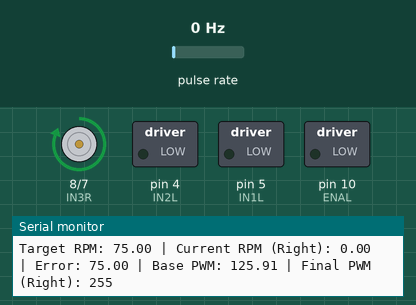
A sketch run on a simulated Arduino Uno, built with avr-gcc and run on an emulated ATmega328P. Shown: motor-driver pin pairs drawn as motors (green arrow = first pin HIGH = forward, orange = second pin HIGH = backward, longer = more drive, scaled by the enable pin), switched loads named in the sketch (green lamp = pin HIGH), the last lines printed to the serial monitor. Wiring (inferred from the names in the program): pulse sensor: data pin 2. The test bench sets the inputs (shaded band); at power-on: pulse rate 0 Hz.

Above: at 2.3 s.
2.4 s: pulse rate (sensor on pin 2) set to 50 Hz
At 2.87 s:
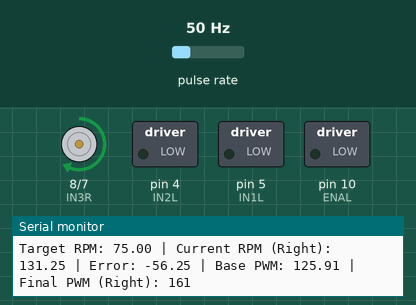
At 3.7 s:
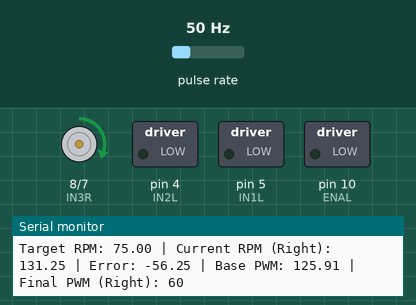
4.6 s: pulse rate (sensor on pin 2) set to 100 Hz
At 4.87 s:
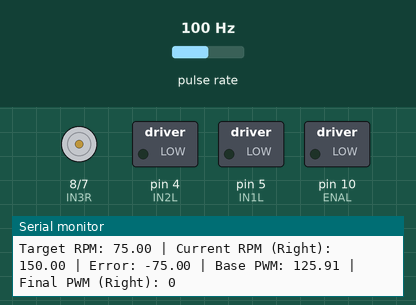
7.6 s: pulse rate (sensor on pin 2) set to 4 Hz
Timing chart, 0 to 10.6 s (numbered marks = the images above; inputs shaded):
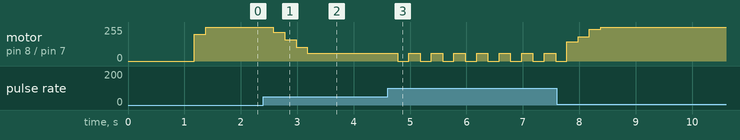

Measured:
- after the input at 2.4 s, motor on pin 8 (IN3R) / pin 7 (IN4R): forward 255/255 → forward 217/255 after 0.18 s, → forward 161/255 0.20 s later, → forward 105/255 0.20 s later, → forward 60/255 0.20 s later

The sketch:

robot2_right_pid.ino
```cpp
// --- Motor Driver Pins (L298N) ---
// Left Motor pins (will be kept off in this sketch)
const int ENAL = 10; // PWM pin for Left Motor speed (Connect to L298N ENB)
const int IN1L = 5;  // Left Motor Direction Pin 1 (Connect to L298N IN3)
const int IN2L = 4;  // Left Motor Direction Pin 2 (Connect to L298N IN4)

// Right Motor pins (controlled in this sketch)
const int ENAR = 9;  // PWM pin for Right Motor speed
const int IN3R = 8;  // Right Motor Direction Pin 1
const int IN4R = 7;  // Right Motor Direction Pin 2

// --- Encoder Pins and Variables ---
const int LEFT_ENCODER_PIN = 3;  // Connect Left Encoder to Digital Pin 3 (Interrupt 1)
const int RIGHT_ENCODER_PIN = 2; // Connect Right Encoder to Digital Pin 2 (Interrupt 0)

volatile long leftEncoderTicks = 0;  // Ticks for the LEFT encoder (not actively used for control in this sketch)
volatile long rightEncoderTicks = 0; // Ticks for the RIGHT encoder

// Encoder properties
const int PPR = 16;
const unsigned long DEBOUNCE_DELAY_MS = 20;
volatile unsigned long lastPulseTimeLeft = 0; // For Left Encoder (not actively used for control)
volatile unsigned long lastPulseTimeRight = 0; // For Right Encoder

// Timing for RPM calculation and PID loop
unsigned long lastLoopTime = 0;
const unsigned long LOOP_INTERVAL_MS = 200; // PID loop updates every 200ms

// --- Timing Variables for Serial Printing ---
unsigned long lastPrintTime = 0;
const unsigned long PRINT_INTERVAL_MS = 200; // Print every 200ms to match PID loop

// --- PID Control Variables for Right Motor ---
// These are for the *correction* part of the PID
// Start with initial values from Left Motor tuning (or adjust to your baseline for Right)
float Kp = 1.0;  // Proportional gain
float Ki = 0.0;  // Integral gain
float Kd = 0.0;  // Derivative gain

float targetRPM_Right = 75.0; // Your desired target RPM for the Right Motor
float currentRPM_Right = 0.0;

float error_Right = 0.0;
float prevError_Right = 0.0;
float integral_Right = 0.0;
float derivative_Right = 0.0;

// This will be the final PWM value applied to the motor
float outputPWM_Right = 0.0;

// --- Motor Characterization (Regression Line for Right Motor) ---
// RPM = 0.3320 * PWM + 33.1979
const float REGRESSION_SLOPE = 0.3320; // Updated for Right Motor
const float REGRESSION_INTERCEPT = 33.1979; // Updated for Right Motor

// --- PWM Output Limits ---
const int MIN_PWM = 0;
const int MAX_PWM = 255;

// --- Minimum Effective PWM (Motor Deadband Compensation) ---
// This is the minimum PWM value required for your motor to actually start spinning.
// You need to determine this value experimentally for the RIGHT motor.
const int MIN_EFFECTIVE_PWM = 60; // <--- ADJUST THIS VALUE! (might be different for Right Motor)

void setup() {
  Serial.begin(9600);
  Serial.println("Robot Motor PID Control Test (Right Motor with Feedforward)");
  Serial.print("Target Right RPM: ");
  Serial.println(targetRPM_Right);
  Serial.println("----------------------------------------");
  Serial.println("PID loop updates every 200ms.");
  Serial.println("Controlling the RIGHT Motor with Feedforward.");
  Serial.print("MIN_EFFECTIVE_PWM set to: ");
  Serial.println(MIN_EFFECTIVE_PWM);

  // Motor Driver Pin Setup for RIGHT Motor
  pinMode(ENAR, OUTPUT);
  pinMode(IN3R, OUTPUT);
  pinMode(IN4R, OUTPUT);

  // Ensure LEFT Motor pins are set to output and off
  pinMode(ENAL, OUTPUT);
  pinMode(IN1L, OUTPUT);
  pinMode(IN2L, OUTPUT);
  digitalWrite(IN1L, LOW);
  digitalWrite(IN2L, LOW);
  analogWrite(ENAL, 0); // Stop Left Motor

  // Encoder Pin Setup for RIGHT Encoder
  pinMode(RIGHT_ENCODER_PIN, INPUT);
  attachInterrupt(digitalPinToInterrupt(RIGHT_ENCODER_PIN), rightEncoderISR, CHANGE);

  // Initialize Right motor to stop
  digitalWrite(IN3R, LOW);
  digitalWrite(IN4R, LOW);
  analogWrite(ENAR, 0); // Stop Right Motor
  delay(1000);
}

void loop() {
  unsigned long currentTime = millis();
  float deltaTime_ms = (float)(currentTime - lastLoopTime);

  // --- PID Loop Execution ---
  if (deltaTime_ms >= LOOP_INTERVAL_MS) {
    lastLoopTime = currentTime;

    // 1. Read Right Encoder and Calculate Current RPM
    noInterrupts();
    long currentRightTicks_copy = rightEncoderTicks;
    rightEncoderTicks = 0; // Reset right encoder ticks
    interrupts();

    currentRPM_Right = (float)currentRightTicks_copy / PPR / (deltaTime_ms / 60000.0);

    // 2. PID Calculation for Right Motor with Feedforward
    error_Right = targetRPM_Right - currentRPM_Right;

    // Calculate Feedforward PWM
    // This is the base PWM predicted by your regression line for the target RPM
    float base_pwm_R = (targetRPM_Right - REGRESSION_INTERCEPT) / REGRESSION_SLOPE;
    // Only apply base_pwm as initial guess if outputPWM_Right is currently 0
    if (outputPWM_Right == 0) outputPWM_Right = base_pwm_R;

    // PID terms for correction
    float P_term_R = Kp * error_Right;

    integral_Right += error_Right * (deltaTime_ms / 1000.0);
    // Anti-windup clamping for integral term
    if ( (outputPWM_Right >= MAX_PWM && error_Right > 0) || (outputPWM_Right <= MIN_PWM && error_Right < 0) ) {
        // Do not accumulate integral if output is saturated and error tries to push it further
    } else {
        if (integral_Right > 500) integral_Right = 500; // Arbitrary limits for integral windup prevention
        if (integral_Right < -500) integral_Right = -500;
    }
    float I_term_R = Ki * integral_Right;

    derivative_Right = (error_Right - prevError_Right) / (deltaTime_ms / 1000.0);
    float D_term_R = Kd * derivative_Right;

    // Combine Feedforward and PID Correction
    outputPWM_Right = outputPWM_Right + P_term_R + I_term_R + D_term_R;

    // --- Apply Minimum Effective PWM (Deadband Compensation) ---
    if (outputPWM_Right > 0 && outputPWM_Right < MIN_EFFECTIVE_PWM) {
        outputPWM_Right = MIN_EFFECTIVE_PWM;
    }
    // --- END Deadband Compensation ---

    // Clamp final PWM output to valid range (0-255)
    if (outputPWM_Right > MAX_PWM) outputPWM_Right = MAX_PWM;
    if (outputPWM_Right < MIN_PWM) outputPWM_Right = MIN_PWM;

    prevError_Right = error_Right;

    // 3. Apply PWM to the RIGHT Motor
    digitalWrite(IN3R, HIGH); // Set RIGHT Motor direction (Forward)
    digitalWrite(IN4R, LOW);
    analogWrite(ENAR, (int)outputPWM_Right); // Apply PWM to RIGHT Motor

    // 4. Ensure Left Motor is OFF
    digitalWrite(IN1L, LOW);
    digitalWrite(IN2L, LOW);
    analogWrite(ENAL, 0);

    // --- Serial Monitor Printing ---
    Serial.print("Target RPM: ");
    Serial.print(targetRPM_Right);
    Serial.print(" | Current RPM (Right): ");
    Serial.print(currentRPM_Right);
    Serial.print(" | Error: ");
    Serial.print(error_Right);
    Serial.print(" | Base PWM: ");
    Serial.print(base_pwm_R);
    Serial.print(" | Final PWM (Right): ");
    Serial.println((int)outputPWM_Right);

    lastPrintTime = currentTime;
  }
}

// --- Encoder Interrupt Service Routine (ISR) for LEFT Encoder (not used for control in this sketch) ---
void leftEncoderISR() {
  unsigned long currentTime = millis();
  if (currentTime - lastPulseTimeLeft > DEBOUNCE_DELAY_MS) {
    leftEncoderTicks++; // Increment ticks for the LEFT encoder
    lastPulseTimeLeft = currentTime;
  }
}

// --- Encoder Interrupt Service Routine (ISR) for RIGHT Encoder ---
void rightEncoderISR() {
  unsigned long currentTime = millis();
  if (currentTime - lastPulseTimeRight > DEBOUNCE_DELAY_MS) {
    rightEncoderTicks++; // Increment ticks for the RIGHT encoder
    lastPulseTimeRight = currentTime;
  }
}
```
